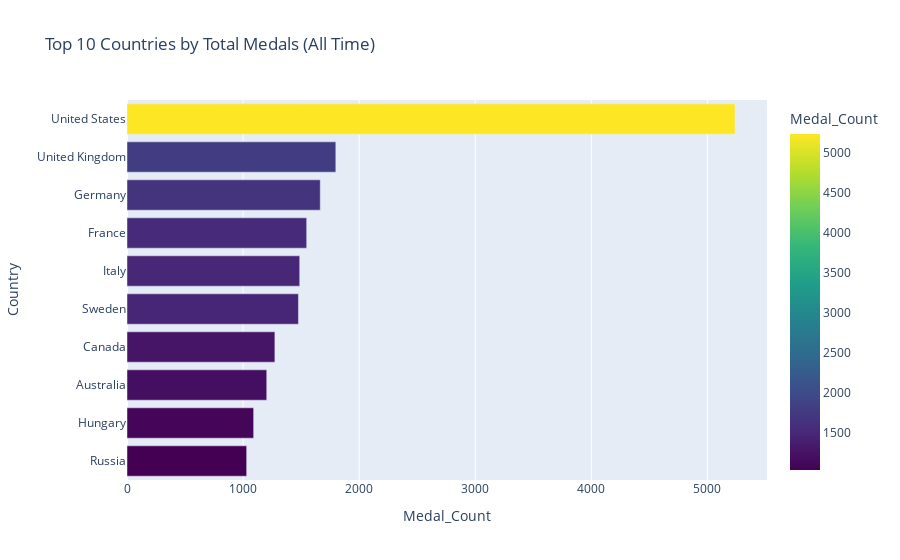
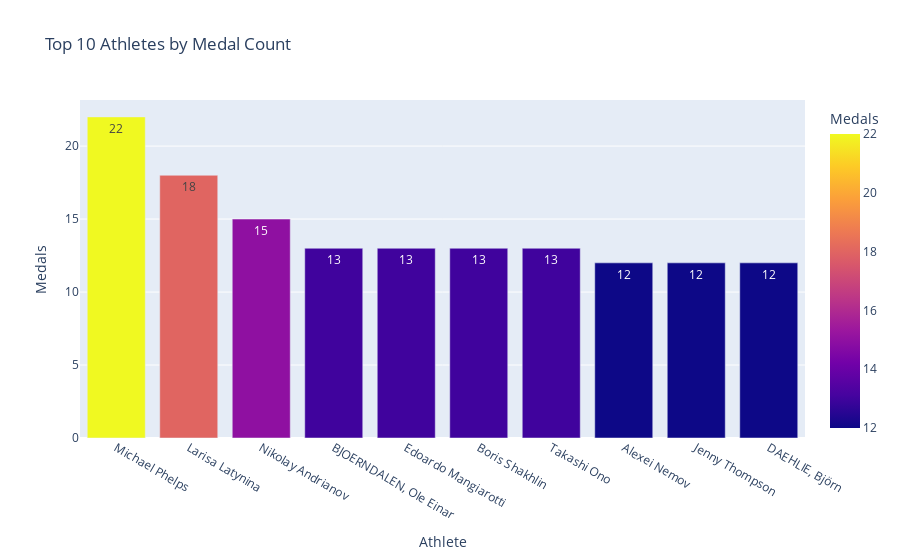

These figures' notebook cell, in order:
### Markdown cell above
### 2.3 Hall of Fame: Top Countries & Athletes
Identifying the historical giants of the Olympic Games.

### Code cell
# [MERGED from 1.ipynb] Top 10 Countries Bar Chart
top_countries = olympics_merged['Country'].value_counts().head(10).reset_index()
top_countries.columns = ['Country', 'Medal_Count']

fig_c = px.bar(top_countries, x='Medal_Count', y='Country', orientation='h',
             title='Top 10 Countries by Total Medals (All Time)',
             color='Medal_Count', color_continuous_scale='Viridis')
fig_c.update_layout(yaxis={'categoryorder':'total ascending'})
fig_c.show()

# [MERGED from 1.ipynb] Top 10 Athletes (The "Super Athletes")
top_athletes = olympics_merged['Athlete'].value_counts().head(10).reset_index()
top_athletes.columns = ['Athlete', 'Medals']

fig_a = px.bar(top_athletes, x='Athlete', y='Medals', title='Top 10 Athletes by Medal Count',
             text='Medals', color='Medals')
fig_a.show()

### Figure 1 — Plotly figure (JSON) as saved in the notebook; plotly's stock layout.template omitted (floating-point values rounded to 4 significant figures)
{"data": [{"hovertemplate": "Medal_Count=%{marker.color}<br>Country=%{y}<extra></extra>", "legendgroup": "", "marker": {"color": [5238, 1799, 1665, 1548, 1488, 1477, 1274, 1204, 1091, 1031], "coloraxis": "coloraxis", "pattern": {"shape": ""}}, "name": "", "orientation": "h", "showlegend": false, "textposition": "auto", "type": "bar", "x": [5238, 1799, 1665, 1548, 1488, 1477, 1274, 1204, 1091, 1031], "xaxis": "x", "y": ["United States", "United Kingdom", "Germany", "France", "Italy", "Sweden", "Canada", "Australia", "Hungary", "Russia"], "yaxis": "y"}], "layout": {"barmode": "relative", "coloraxis": {"colorbar": {"title": {"text": "Medal_Count"}}, "colorscale": [[0, "#440154"], [0.1111, "#482878"], [0.2222, "#3e4989"], [0.3333, "#31688e"], [0.4444, "#26828e"], [0.5556, "#1f9e89"], [0.6667, "#35b779"], [0.7778, "#6ece58"], [0.8889, "#b5de2b"], [1, "#fde725"]]}, "legend": {"tracegroupgap": 0}, "title": {"text": "Top 10 Countries by Total Medals (All Time)"}, "xaxis": {"anchor": "y", "domain": [0, 1], "title": {"text": "Medal_Count"}}, "yaxis": {"anchor": "x", "categoryorder": "total ascending", "domain": [0, 1], "title": {"text": "Country"}}}}

### Figure 2 — Plotly figure (JSON) as saved in the notebook; plotly's stock layout.template omitted (floating-point values rounded to 4 significant figures)
{"data": [{"hovertemplate": "Athlete=%{x}<br>Medals=%{marker.color}<extra></extra>", "legendgroup": "", "marker": {"color": [22, 18, 15, 13, 13, 13, 13, 12, 12, 12], "coloraxis": "coloraxis", "pattern": {"shape": ""}}, "name": "", "orientation": "v", "showlegend": false, "text": [22.0, 18.0, 15.0, 13.0, 13.0, 13.0, 13.0, 12.0, 12.0, 12.0], "textposition": "auto", "type": "bar", "x": ["Michael Phelps", "Larisa Latynina", "Nikolay Andrianov", "BJOERNDALEN, Ole Einar", "Edoardo Mangiarotti", "Boris Shakhlin", "Takashi Ono", "Alexei Nemov", "Jenny Thompson", "DAEHLIE, Björn"], "xaxis": "x", "y": [22, 18, 15, 13, 13, 13, 13, 12, 12, 12], "yaxis": "y"}], "layout": {"barmode": "relative", "coloraxis": {"colorbar": {"title": {"text": "Medals"}}, "colorscale": [[0, "#0d0887"], [0.1111, "#46039f"], [0.2222, "#7201a8"], [0.3333, "#9c179e"], [0.4444, "#bd3786"], [0.5556, "#d8576b"], [0.6667, "#ed7953"], [0.7778, "#fb9f3a"], [0.8889, "#fdca26"], [1, "#f0f921"]]}, "legend": {"tracegroupgap": 0}, "title": {"text": "Top 10 Athletes by Medal Count"}, "xaxis": {"anchor": "y", "domain": [0, 1], "title": {"text": "Athlete"}}, "yaxis": {"anchor": "x", "domain": [0, 1], "title": {"text": "Medals"}}}}
